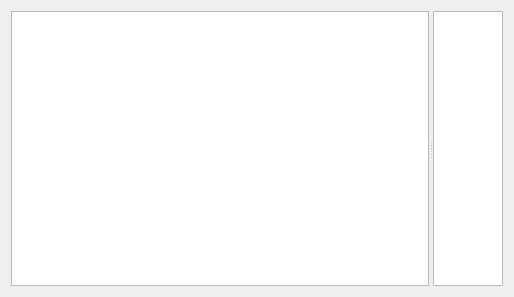
<?xml version="1.0" encoding="UTF-8"?>
<ui version="4.0">
 <class>EditWorktaskWidget</class>
 <widget class="QWidget" name="EditWorktaskWidget">
  <property name="geometry">
   <rect>
    <x>0</x>
    <y>0</y>
    <width>514</width>
    <height>297</height>
   </rect>
  </property>
  <property name="sizePolicy">
   <sizepolicy hsizetype="Expanding" vsizetype="Expanding">
    <horstretch>0</horstretch>
    <verstretch>0</verstretch>
   </sizepolicy>
  </property>
  <property name="windowTitle">
   <string>Form</string>
  </property>
  <layout class="QVBoxLayout" name="verticalLayout">
   <item>
    <widget class="QSplitter" name="splitter">
     <property name="orientation">
      <enum>Qt::Horizontal</enum>
     </property>
     <property name="opaqueResize">
      <bool>true</bool>
     </property>
     <widget class="QListView" name="tasksListView"/>
     <widget class="QTableView" name="taskTimesTableView">
      <property name="sizeAdjustPolicy">
       <enum>QAbstractScrollArea::AdjustToContents</enum>
      </property>
      <property name="showDropIndicator" stdset="0">
       <bool>false</bool>
      </property>
      <property name="alternatingRowColors">
       <bool>true</bool>
      </property>
      <property name="selectionMode">
       <enum>QAbstractItemView::SingleSelection</enum>
      </property>
      <property name="sortingEnabled">
       <bool>false</bool>
      </property>
      <attribute name="horizontalHeaderCascadingSectionResizes">
       <bool>true</bool>
      </attribute>
      <attribute name="horizontalHeaderDefaultSectionSize">
       <number>120</number>
      </attribute>
      <attribute name="horizontalHeaderHighlightSections">
       <bool>false</bool>
      </attribute>
      <attribute name="horizontalHeaderMinimumSectionSize">
       <number>120</number>
      </attribute>
      <attribute name="horizontalHeaderShowSortIndicator" stdset="0">
       <bool>false</bool>
      </attribute>
      <attribute name="horizontalHeaderStretchLastSection">
       <bool>false</bool>
      </attribute>
      <attribute name="verticalHeaderVisible">
       <bool>false</bool>
      </attribute>
     </widget>
    </widget>
   </item>
  </layout>
 </widget>
 <resources/>
 <connections/>
</ui>
